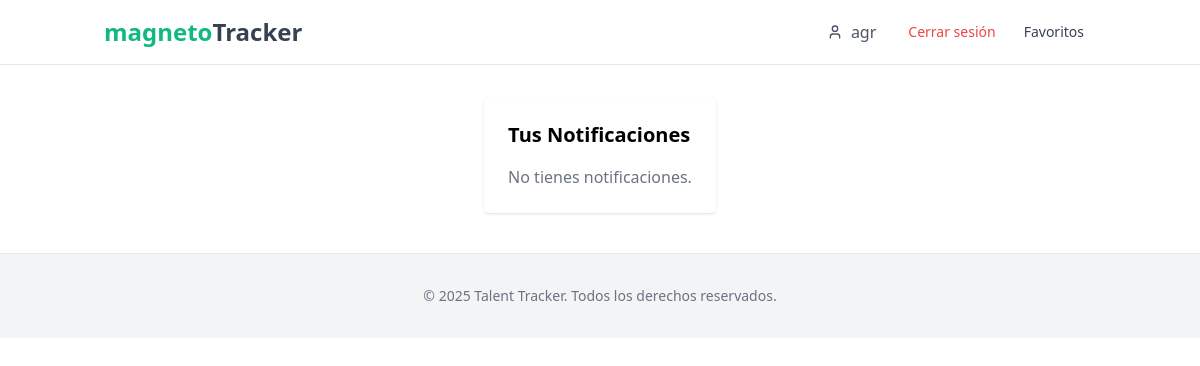
Page /notificaciones/ (signed in) on the earlier database version.
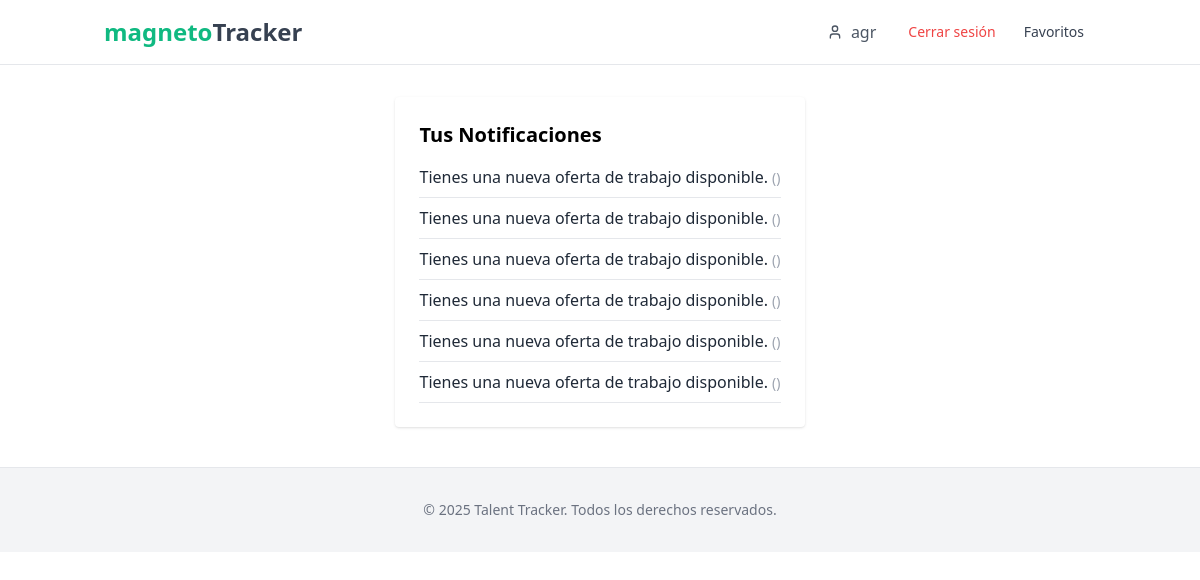
Same page on the later database version.
### talentracker/models.py (models this page shows, shortened)
class Usuario(AbstractUser):
    TIPO_USUARIO_CHOICES = [
        ('empleado', 'Empleado'),
        ('empresa', 'Empresa'),
    ]
    tipo_usuario = models.CharField(max_length=10, choices=TIPO_USUARIO_CHOICES, default='empleado')
    telefono = models.CharField(max_length=15, blank=True, null=True)
    fecha_nacimiento = models.DateField(blank=True, null=True)
    curriculum = models.FileField(upload_to='curriculos/', null=True, blank=True)

class Notificacion(models.Model):
    TIPO_CHOICES = [
        ('vacante', 'Nueva vacante coincidente'),
        ('postulacion', 'Actualización de postulación'),
    ]
    usuario = models.ForeignKey(Usuario, on_delete=models.CASCADE, related_name='notificaciones')
    tipo = models.CharField(max_length=20, choices=TIPO_CHOICES)
    mensaje = models.TextField()
    oferta = models.ForeignKey(OfertaTrabajo, on_delete=models.CASCADE, null=True, blank=True)
    fecha_creacion = models.DateTimeField(auto_now_add=True)
    leida = models.BooleanField(default=False)
    class Meta:
        ordering = ['-fecha_creacion']

### talentracker/views.py (the view)
# urls.py: path('notificaciones/', talenTracker.ver_notificaciones, name='ver_notificaciones'),
@login_required
def ver_notificaciones(request):
    notificaciones = Notificacion.objects.filter(usuario=request.user).order_by('-fecha_creacion')
    return render(request, 'notificaciones.html', {'notificaciones': notificaciones})

### talentracker/templates/notificaciones.html
{% extends 'base.html' %}
{% block content %}
<div class="max-w-2xl mx-auto mt-8 bg-white shadow rounded p-6">
    <h2 class="text-xl font-bold mb-4">Tus Notificaciones</h2>
    {% if notificaciones %}
        <ul class="space-y-2">
            {% for n in notificaciones %}
                <li class="border-b pb-2 text-gray-800">{{ n.mensaje }} <span class="text-gray-400 text-sm">({{ n.fecha|date:"d M Y H:i" }})</span></li>
            {% endfor %}
        </ul>
    {% else %}
        <p class="text-gray-500">No tienes notificaciones.</p>
    {% endif %}
</div>
{% endblock %}

### talentracker/templates/base.html (shortened to what this page needs)
{% load static %}
<!DOCTYPE html>
<html lang="es">
<head>
    <script src="https://cdn.tailwindcss.com"></script>
</head>
<body class="min-h-screen bg-white flex flex-col">
    <nav class="border-b border-gray-200">
        <div class="container mx-auto px-4 py-3 flex items-center justify-between">
            <h1 class="text-2xl font-bold">
                <a href="{% url 'home' %}" class="text-green-500">magneto</span><span class="text-gray-700">Tracker</a>
            </h1>
            <div class="flex items-center space-x-4">
                {% if user.is_authenticated %}
                    <div class="flex items-center space-x-4">
                        <button class="flex items-center text-gray-600 px-4 py-2 rounded hover:bg-gray-100">
                            <i data-lucide="user" class="w-4 h-4 mr-2" aria-hidden="true"></i>
                            {{ user.username }}
                        </button>
                        <a href="{% url 'cerrar_sesion' %}" class="text-sm text-red-500 hover:underline">
                            Cerrar sesión
                        </a>
                        <a href="{% url 'favoritos' %}" class="px-3 py-2 rounded-md text-sm font-medium text-gray-700 hover:text-gray-900 hover:bg-gray-50">
                            Favoritos
                        </a>
                    </div>
                {% endif %}
            </div>
        </div>
    </nav>
        {% block content %}{% endblock %}
    <footer class="bg-gray-100 py-8 border-t border-gray-200 mt-10">
        <div class="container mx-auto px-4 text-center text-gray-500 text-sm">
            © {% now "Y" %} Talent Tracker. Todos los derechos reservados.
        </div>
    </footer>
</body>
</html>

Differences in the rows shown:
added Notificacion: mensaje "Tienes una nueva oferta de trabajo disponible."
added Notificacion: mensaje "Tienes una nueva oferta de trabajo disponible."
added Notificacion: mensaje "Tienes una nueva oferta de trabajo disponible."
added Notificacion: mensaje "Tienes una nueva oferta de trabajo disponible."
added Notificacion: mensaje "Tienes una nueva oferta de trabajo disponible."
added Notificacion: mensaje "Tienes una nueva oferta de trabajo disponible."
Other differences:
text no longer shown: "No tienes notificaciones."
